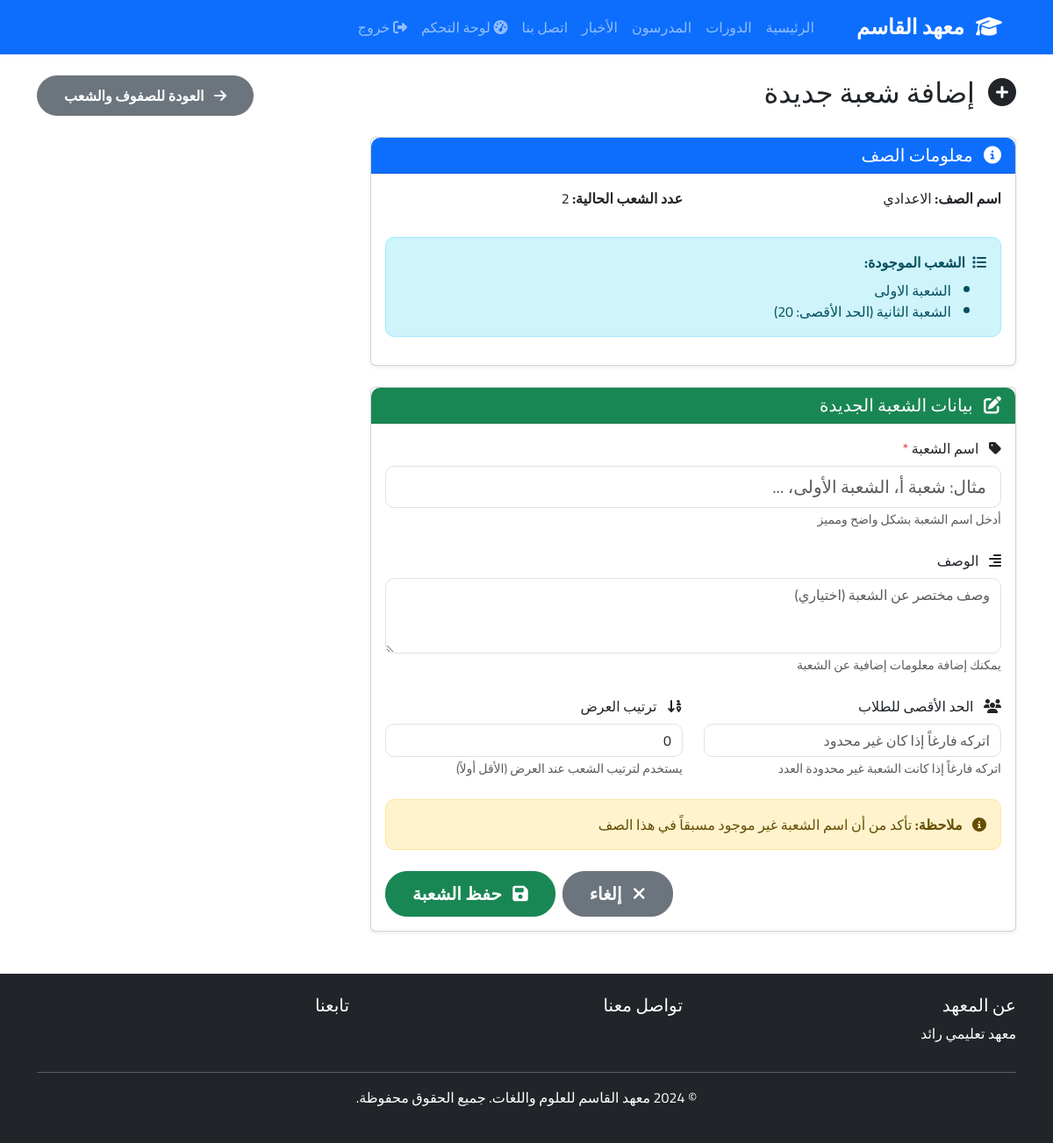
Screenshot of /admin/grades/1/sections/add (signed in) with the database file from the repository.
### app/models/class_grade.py (models this page shows, shortened)
class ClassGrade(db.Model):
    __tablename__ = 'class_grades'
    id = db.Column(db.Integer, primary_key=True)
    name = db.Column(db.String(100), nullable=False, unique=True)
    description = db.Column(db.Text)
    display_order = db.Column(db.Integer, default=0)
    created_at = db.Column(db.DateTime, default=damascus_now)
    sections = db.relationship('Section', back_populates='class_grade', lazy='dynamic', cascade='all, delete-orphan')
    students = db.relationship('Student', back_populates='class_grade', lazy='dynamic')

class Section(db.Model):
    __tablename__ = 'sections'
    id = db.Column(db.Integer, primary_key=True)
    name = db.Column(db.String(100), nullable=False)
    class_grade_id = db.Column(db.Integer, db.ForeignKey('class_grades.id'), nullable=False)
    description = db.Column(db.Text)
    max_students = db.Column(db.Integer)
    display_order = db.Column(db.Integer, default=0)
    created_at = db.Column(db.DateTime, default=damascus_now)
    class_grade = db.relationship('ClassGrade', back_populates='sections')
    students = db.relationship('Student', back_populates='section', lazy='dynamic')
    __table_args__ = (db.UniqueConstraint('name', 'class_grade_id', name='unique_section_per_grade'),)

### app/routes/admin.py (the view, shortened to what this page needs)
@bp.route('/grades/<int:grade_id>/sections/add', methods=['GET', 'POST'])
@role_or_permission_required(roles=['admin', 'assistant'], permissions=['sections.add'])
def add_section(grade_id):
    grade = ClassGrade.query.get_or_404(grade_id)
    return render_template('admin/add_section.html', grade=grade)

### app/models/user.py (called while the page is built)
    def is_super_admin(self):
        return self.role == 'admin' and self.phone_number == '0938074766'

### app/templates/admin/add_section.html (shortened to what this page needs)
{% extends "base.html" %}
{% block content %}
<div class="container mt-4">
    <div class="d-flex justify-content-between align-items-center mb-4">
        <h2>
            <i class="fas fa-plus-circle ms-2"></i>
            إضافة شعبة جديدة
        </h2>
        <a href="{{ url_for('admin.grades') }}" class="btn btn-secondary">
            <i class="fas fa-arrow-right ms-2"></i>
            العودة للصفوف والشعب
        </a>
    </div>
    <div class="row">
        <div class="col-md-8 offset-md-2">
            <div class="card shadow-sm">
                <div class="card-header bg-primary text-white">
                    <h5 class="mb-0">
                        <i class="fas fa-info-circle ms-2"></i>
                        معلومات الصف
                    </h5>
                </div>
                <div class="card-body">
                    <div class="row mb-3">
                        <div class="col-md-6">
                            <p><strong>اسم الصف:</strong> {{ grade.name }}</p>
                        </div>
                        <div class="col-md-6">
                            <p><strong>عدد الشعب الحالية:</strong> {{ grade.sections.count() }}</p>
                        </div>
                    </div>
                    {% if grade.sections.count() > 0 %}
                    <div class="alert alert-info">
                        <strong><i class="fas fa-list ms-2"></i>الشعب الموجودة:</strong>
                        <ul class="mb-0 mt-2">
                            {% for section in grade.sections.order_by('display_order', 'name') %}
                            <li>{{ section.name }} {% if section.max_students %}(الحد الأقصى: {{ section.max_students }}){% endif %}</li>
                            {% endfor %}
                        </ul>
                    </div>
                    {% endif %}
                </div>
            </div>
            <div class="card shadow-sm mt-4">
                <div class="card-header bg-success text-white">
                    <h5 class="mb-0">
                        <i class="fas fa-edit ms-2"></i>
                        بيانات الشعبة الجديدة
                    </h5>
                </div>
                <div class="card-body">
                    <form method="POST" action="{{ url_for('admin.add_section', grade_id=grade.id) }}">
                        <div class="mb-4">
                            <label class="form-label">
                                <i class="fas fa-tag ms-2"></i>
                                اسم الشعبة <span class="text-danger">*</span>
                            </label>
                            <input type="text"
                                   name="name"
                                   class="form-control form-control-lg"
                                   placeholder="مثال: شعبة أ، الشعبة الأولى، ..."
                                   required>
                            <small class="form-text text-muted">أدخل اسم الشعبة بشكل واضح ومميز</small>
                        </div>
                        <div class="mb-4">
                            <label class="form-label">
                                <i class="fas fa-align-right ms-2"></i>
                                الوصف
                            </label>
                            <textarea name="description"
                                      class="form-control"
                                      rows="3"
                                      placeholder="وصف مختصر عن الشعبة (اختياري)"></textarea>
                            <small class="form-text text-muted">يمكنك إضافة معلومات إضافية عن الشعبة</small>
                        </div>
                        <div class="row">
                            <div class="col-md-6 mb-4">
                                <label class="form-label">
                                    <i class="fas fa-users ms-2"></i>
                                    الحد الأقصى للطلاب
                                </label>
                                <input type="number"
                                       name="max_students"
                                       class="form-control"
                                       min="1"
                                       placeholder="اتركه فارغاً إذا كان غير محدود">
                                <small class="form-text text-muted">اتركه فارغاً إذا كانت الشعبة غير محدودة العدد</small>
                            </div>
                            <div class="col-md-6 mb-4">
                                <label class="form-label">
                                    <i class="fas fa-sort-numeric-down ms-2"></i>
                                    ترتيب العرض
                                </label>
                                <input type="number"
                                       name="display_order"
                                       class="form-control"
                                       value="0"
                                       min="0">
                                <small class="form-text text-muted">يستخدم لترتيب الشعب عند العرض (الأقل أولاً)</small>
                            </div>
                        </div>
                        <div class="alert alert-warning">
                            <i class="fas fa-info-circle ms-2"></i>
                            <strong>ملاحظة:</strong> تأكد من أن اسم الشعبة غير موجود مسبقاً في هذا الصف
                        </div>
                        <div class="d-grid gap-2 d-md-flex justify-content-md-end mt-4">
                            <a href="{{ url_for('admin.grades') }}" class="btn btn-secondary btn-lg">
                                <i class="fas fa-times ms-2"></i>
                                إلغاء
                            </a>
                            <button type="submit" class="btn btn-success btn-lg">
                                <i class="fas fa-save ms-2"></i>
                                حفظ الشعبة
                            </button>
                        </div>
                    </form>
                </div>
            </div>
        </div>
    </div>
</div>
{% endblock %}

### app/static/css/style.css (style rules this page uses)
* { font-family: 'Cairo', sans-serif; }
body { min-height: 100vh; display: flex; flex-direction: column; }
.card { transition: transform 0.3s ease, box-shadow 0.3s ease; }
.btn { border-radius: 25px; padding: 10px 30px; font-weight: 600; }
.alert { border-radius: 10px; }
.form-control, .form-select { border-radius: 10px; }
.card-header { border-radius: 10px 10px 0 0 !important; }
.shadow-sm { box-shadow: 0 0.125rem 0.25rem rgba(0,0,0,0.075) !important; }

### rows the page displays
ClassGrade: name "الاعدادي"
Section: name "الشعبة الاولى"
Section: name "الشعبة الثانية", max_students "20"

### other values shown
{{ grade.sections.count() }} "2"
